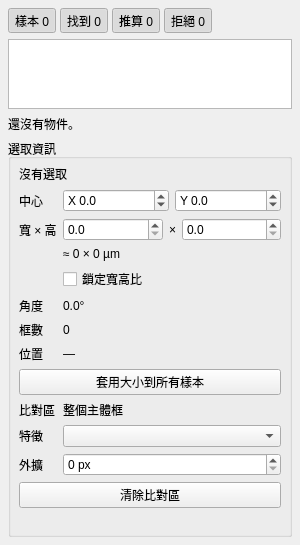
<?xml version="1.0" encoding="UTF-8"?>
<ui version="4.0">
 <class>aoi::ui::ObjectsPanel</class>
 <widget class="QWidget" name="ObjectsPanel">
  <property name="geometry">
   <rect>
    <x>0</x>
    <y>0</y>
    <width>300</width>
    <height>360</height>
   </rect>
  </property>
  <layout class="QVBoxLayout" name="column" stretch="0,1,0,0">
   <property name="spacing">
    <number>6</number>
   </property>
   <property name="leftMargin">
    <number>8</number>
   </property>
   <property name="topMargin">
    <number>8</number>
   </property>
   <property name="rightMargin">
    <number>8</number>
   </property>
   <property name="bottomMargin">
    <number>8</number>
   </property>
   <item>
    <layout class="QHBoxLayout" name="chipRow">
     <property name="spacing">
      <number>4</number>
     </property>
     <item>
      <widget class="QToolButton" name="stateChip0">
       <property name="text">
        <string notr="true">樣本 0</string>
       </property>
       <property name="checkable">
        <bool>true</bool>
       </property>
       <property name="checked">
        <bool>true</bool>
       </property>
       <property name="toolButtonStyle">
        <enum>Qt::ToolButtonStyle::ToolButtonTextOnly</enum>
       </property>
      </widget>
     </item>
     <item>
      <widget class="QToolButton" name="stateChip1">
       <property name="text">
        <string notr="true">找到 0</string>
       </property>
       <property name="checkable">
        <bool>true</bool>
       </property>
       <property name="checked">
        <bool>true</bool>
       </property>
       <property name="toolButtonStyle">
        <enum>Qt::ToolButtonStyle::ToolButtonTextOnly</enum>
       </property>
      </widget>
     </item>
     <item>
      <widget class="QToolButton" name="stateChip2">
       <property name="text">
        <string notr="true">推算 0</string>
       </property>
       <property name="checkable">
        <bool>true</bool>
       </property>
       <property name="checked">
        <bool>true</bool>
       </property>
       <property name="toolButtonStyle">
        <enum>Qt::ToolButtonStyle::ToolButtonTextOnly</enum>
       </property>
      </widget>
     </item>
     <item>
      <widget class="QToolButton" name="stateChip3">
       <property name="text">
        <string notr="true">拒絕 0</string>
       </property>
       <property name="checkable">
        <bool>true</bool>
       </property>
       <property name="checked">
        <bool>true</bool>
       </property>
       <property name="toolButtonStyle">
        <enum>Qt::ToolButtonStyle::ToolButtonTextOnly</enum>
       </property>
      </widget>
     </item>
     <item>
      <spacer name="chipStretch">
       <property name="orientation">
        <enum>Qt::Orientation::Horizontal</enum>
       </property>
       <property name="sizeHint" stdset="0">
        <size>
         <width>0</width>
         <height>0</height>
        </size>
       </property>
      </spacer>
     </item>
    </layout>
   </item>
   <item>
    <widget class="QTreeView" name="tree">
     <property name="editTriggers">
      <set>QAbstractItemView::EditTrigger::NoEditTriggers</set>
     </property>
     <property name="alternatingRowColors">
      <bool>false</bool>
     </property>
     <property name="selectionMode">
      <enum>QAbstractItemView::SelectionMode::ExtendedSelection</enum>
     </property>
     <property name="selectionBehavior">
      <enum>QAbstractItemView::SelectionBehavior::SelectRows</enum>
     </property>
     <property name="rootIsDecorated">
      <bool>true</bool>
     </property>
     <property name="uniformRowHeights">
      <bool>true</bool>
     </property>
    </widget>
   </item>
   <item>
    <widget class="QLabel" name="empty">
     <property name="text">
      <string notr="true">還沒有物件。</string>
     </property>
     <property name="alignment">
      <set>Qt::AlignmentFlag::AlignLeading|Qt::AlignmentFlag::AlignLeft|Qt::AlignmentFlag::AlignTop</set>
     </property>
     <property name="wordWrap">
      <bool>true</bool>
     </property>
     <property name="margin">
      <number>4</number>
     </property>
    </widget>
   </item>
   <item>
    <widget class="QGroupBox" name="selectionBox">
     <property name="title">
      <string notr="true">選取資訊</string>
     </property>
     <layout class="QFormLayout" name="selectionForm">
      <property name="leftMargin">
       <number>8</number>
      </property>
      <property name="topMargin">
       <number>6</number>
      </property>
      <property name="rightMargin">
       <number>8</number>
      </property>
      <property name="bottomMargin">
       <number>6</number>
      </property>
      <item row="0" column="0" colspan="2">
       <widget class="QLabel" name="selectionSummary">
        <property name="text">
         <string notr="true">沒有選取</string>
        </property>
        <property name="wordWrap">
         <bool>true</bool>
        </property>
       </widget>
      </item>
      <item row="1" column="0">
       <widget class="QLabel" name="centerLabel">
        <property name="text">
         <string notr="true">中心</string>
        </property>
       </widget>
      </item>
      <item row="1" column="1">
       <widget class="QWidget" name="centerRow" native="true">
        <layout class="QHBoxLayout" name="centerLayout" stretch="1,1">
         <property name="leftMargin">
          <number>0</number>
         </property>
         <property name="topMargin">
          <number>0</number>
         </property>
         <property name="rightMargin">
          <number>0</number>
         </property>
         <property name="bottomMargin">
          <number>0</number>
         </property>
         <item>
          <widget class="QDoubleSpinBox" name="centerX">
           <property name="keyboardTracking">
            <bool>false</bool>
           </property>
           <property name="prefix">
            <string notr="true">X </string>
           </property>
           <property name="decimals">
            <number>1</number>
           </property>
           <property name="minimum">
            <double>-100000.000000000000000</double>
           </property>
           <property name="maximum">
            <double>100000.000000000000000</double>
           </property>
          </widget>
         </item>
         <item>
          <widget class="QDoubleSpinBox" name="centerY">
           <property name="keyboardTracking">
            <bool>false</bool>
           </property>
           <property name="prefix">
            <string notr="true">Y </string>
           </property>
           <property name="decimals">
            <number>1</number>
           </property>
           <property name="minimum">
            <double>-100000.000000000000000</double>
           </property>
           <property name="maximum">
            <double>100000.000000000000000</double>
           </property>
          </widget>
         </item>
        </layout>
       </widget>
      </item>
      <item row="2" column="0">
       <widget class="QLabel" name="sizeLabel">
        <property name="text">
         <string notr="true">寬 × 高</string>
        </property>
       </widget>
      </item>
      <item row="2" column="1">
       <widget class="QWidget" name="sizeRow" native="true">
        <layout class="QHBoxLayout" name="sizeLayout" stretch="1,0,1">
         <property name="leftMargin">
          <number>0</number>
         </property>
         <property name="topMargin">
          <number>0</number>
         </property>
         <property name="rightMargin">
          <number>0</number>
         </property>
         <property name="bottomMargin">
          <number>0</number>
         </property>
         <item>
          <widget class="QDoubleSpinBox" name="sizeW">
           <property name="keyboardTracking">
            <bool>false</bool>
           </property>
           <property name="decimals">
            <number>1</number>
           </property>
           <property name="minimum">
            <double>0.000000000000000</double>
           </property>
           <property name="maximum">
            <double>100000.000000000000000</double>
           </property>
          </widget>
         </item>
         <item>
          <widget class="QLabel" name="sizeTimes">
           <property name="text">
            <string notr="true">×</string>
           </property>
          </widget>
         </item>
         <item>
          <widget class="QDoubleSpinBox" name="sizeH">
           <property name="keyboardTracking">
            <bool>false</bool>
           </property>
           <property name="decimals">
            <number>1</number>
           </property>
           <property name="minimum">
            <double>0.000000000000000</double>
           </property>
           <property name="maximum">
            <double>100000.000000000000000</double>
           </property>
          </widget>
         </item>
        </layout>
       </widget>
      </item>
      <item row="3" column="1">
       <widget class="QLabel" name="sizeUm">
        <property name="text">
         <string notr="true">≈ 0 × 0 µm</string>
        </property>
       </widget>
      </item>
      <item row="4" column="1">
       <widget class="QCheckBox" name="lockRatio">
        <property name="text">
         <string notr="true">鎖定寬高比</string>
        </property>
       </widget>
      </item>
      <item row="5" column="0">
       <widget class="QLabel" name="angleLabel">
        <property name="text">
         <string notr="true">角度</string>
        </property>
       </widget>
      </item>
      <item row="5" column="1">
       <widget class="QLabel" name="angleValue">
        <property name="text">
         <string notr="true">0.0°</string>
        </property>
       </widget>
      </item>
      <item row="6" column="0">
       <widget class="QLabel" name="boxesLabel">
        <property name="text">
         <string notr="true">框數</string>
        </property>
       </widget>
      </item>
      <item row="6" column="1">
       <widget class="QLabel" name="boxesValue">
        <property name="text">
         <string notr="true">0</string>
        </property>
       </widget>
      </item>
      <item row="7" column="0">
       <widget class="QLabel" name="positionLabel">
        <property name="text">
         <string notr="true">位置</string>
        </property>
       </widget>
      </item>
      <item row="7" column="1">
       <widget class="QLabel" name="positionValue">
        <property name="text">
         <string notr="true">—</string>
        </property>
        <property name="wordWrap">
         <bool>true</bool>
        </property>
       </widget>
      </item>
      <item row="8" column="0" colspan="2">
       <widget class="QPushButton" name="applyToAll">
        <property name="text">
         <string notr="true">套用大小到所有樣本</string>
        </property>
       </widget>
      </item>
      <item row="9" column="0">
       <widget class="QLabel" name="matchLabel">
        <property name="text">
         <string notr="true">比對區</string>
        </property>
       </widget>
      </item>
      <item row="9" column="1">
       <widget class="QLabel" name="matchValue">
        <property name="text">
         <string notr="true">整個主體框</string>
        </property>
        <property name="wordWrap">
         <bool>true</bool>
        </property>
       </widget>
      </item>
      <item row="10" column="0">
       <widget class="QLabel" name="matchModeLabel">
        <property name="text">
         <string notr="true">特徵</string>
        </property>
       </widget>
      </item>
      <item row="10" column="1">
       <widget class="QComboBox" name="matchMode"/>
      </item>
      <item row="11" column="0">
       <widget class="QLabel" name="matchGrowLabel">
        <property name="text">
         <string notr="true">外擴</string>
        </property>
       </widget>
      </item>
      <item row="11" column="1">
       <widget class="QSpinBox" name="matchGrow">
        <property name="keyboardTracking">
         <bool>false</bool>
        </property>
        <property name="suffix">
         <string notr="true"> px</string>
        </property>
        <property name="minimum">
         <number>0</number>
        </property>
        <property name="maximum">
         <number>20</number>
        </property>
       </widget>
      </item>
      <item row="12" column="0" colspan="2">
       <widget class="QPushButton" name="matchClear">
        <property name="text">
         <string notr="true">清除比對區</string>
        </property>
       </widget>
      </item>
      <item row="13" column="0" colspan="2">
       <widget class="QLabel" name="selectionNote">
        <property name="text">
         <string notr="true"/>
        </property>
        <property name="wordWrap">
         <bool>true</bool>
        </property>
       </widget>
      </item>
     </layout>
    </widget>
   </item>
  </layout>
 </widget>
 <resources/>
 <connections/>
</ui>
